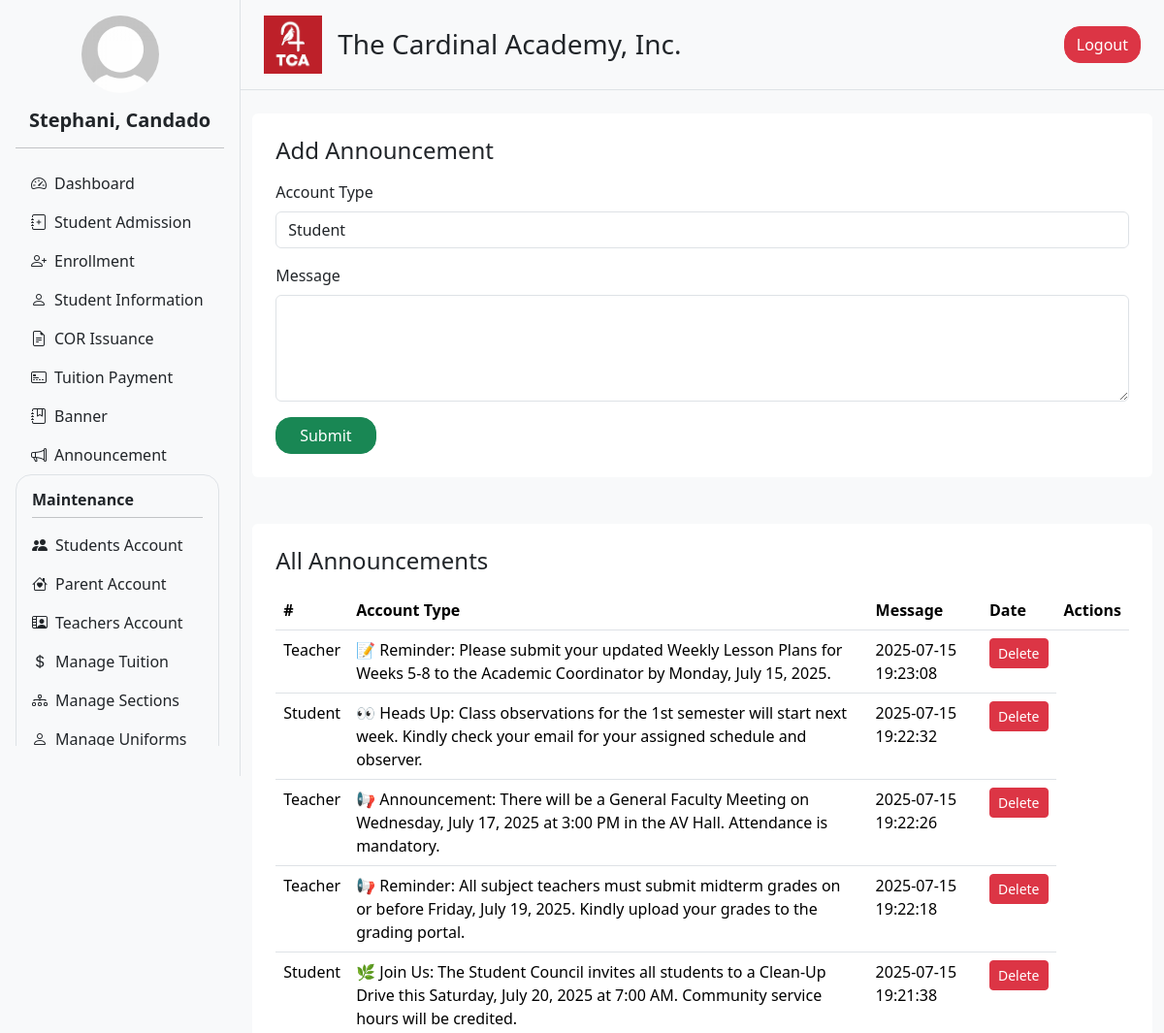
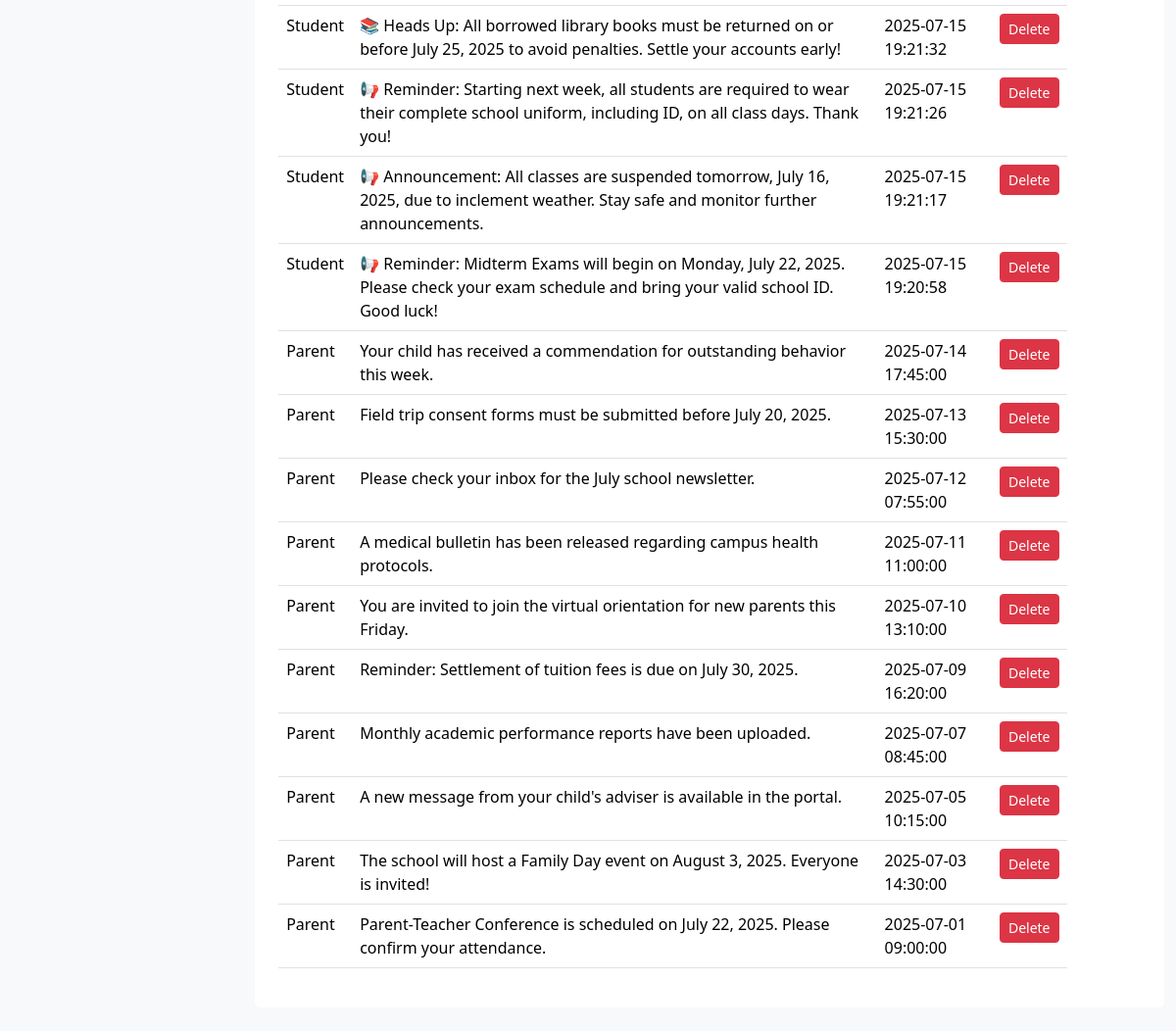
Screenshot of /admin/announcement.php (signed in) with the database file from the repository (2 pictures, top to bottom).
### tables this page shows
CREATE TABLE `notification` (
  `id` int(11) NOT NULL,
  `acc_type` varchar(100) NOT NULL,
  `message` varchar(1000) NOT NULL,
  `date` datetime NOT NULL
);

### admin/announcement.php (the view, shortened to what this page needs)
<!DOCTYPE html>
<html lang="en">
<head>
  <?php include 'header.php'; ?>
</head>
<body>
<div class="d-flex flex-row bg-light">
  <?php include 'navigation.php'; ?>
  <div class="content flex-grow-1">
    <?php include 'nav_top.php'; ?>
    <div class="container my-4">
      <div class="row g-4">
        <div class="col-12">
          <div class="rounded p-4 bg-white">
            <h4 class="mb-3">Add Announcement</h4>
            <form method="POST" action="announcement_save.php">
              <div class="mb-3">
                <label for="acc_type" class="form-label">Account Type</label>
                <select name="acc_type" id="acc_type" class="form-control" required>
                  <option value="student">Student</option>
                </select>
              </div>
              <div class="mb-3">
                <label for="message" class="form-label">Message</label>
                <textarea class="form-control" name="message" id="message" rows="4" required></textarea>
              </div>
              <button type="submit" class="btn btn-success px-4 rounded-4">Submit</button>
            </form>
          </div>
        </div>
        <div class="col-12">
          <div class="rounded p-4 bg-white mt-4">
            <h4 class="mb-3">All Announcements</h4>
            <table class="table">
              <thead>
                <tr>
                  <th>#</th>
                  <th>Account Type</th>
                  <th>Message</th>
                  <th>Date</th>
                  <th>Actions</th>
                </tr>
              </thead>
              <tbody>
                <?php
                $sql = "SELECT * FROM notification ORDER BY date DESC";
                $result = mysqli_query($conn, $sql);
                if (mysqli_num_rows($result) > 0):
                  while ($row = mysqli_fetch_assoc($result)):
                ?>
                <tr>
                  <td><?= htmlspecialchars(ucfirst($row['acc_type'])) ?></td>
                  <td><?= htmlspecialchars($row['message']) ?></td>
                  <td><?= htmlspecialchars($row['date']) ?></td>
                  <td>
                    <a href="announcement_delete.php?id=<?= $row['id'] ?>" class="btn btn-sm btn-danger" onclick="return confirm('Delete this announcement?')">Delete</a>
                  </td>
                </tr>
                <?php endwhile; else: ?>
                <tr>
                  <td colspan="5" class="text-center">No announcements found.</td>
                </tr>
                <?php endif; ?>
              </tbody>
            </table>
          </div>
        </div>
      </div>
    </div>
  </div>
</div>
</body>
</html>

### static/css/styles.css (style rules this page uses)
.content { width: 80%; }

### static/css/landing.css (style rules this page uses)
body { margin: 0; padding: 0; height: 100%; }

### rows the page displays
notification: acc_type "Teacher", message "📝 Reminder: Please submit your updated Weekly Lesson Plans for Weeks 5-8 to the Academic Coordinator by Monday, July 15, 2025.", date "2025-07-15 19:23:08"
notification: acc_type "Student", message "👀 Heads Up: Class observations for the 1st semester will start next week. Kindly check your email for your assigned schedule and observer.", date "2025-07-15 19:22:32"
notification: acc_type "Teacher", message "📢 Announcement: There will be a General Faculty Meeting on Wednesday, July 17, 2025 at 3:00 PM in the AV Hall. Attendance is mandatory.", date "2025-07-15 19:22:26"
notification: acc_type "Teacher", message "📢 Reminder: All subject teachers must submit midterm grades on or before Friday, July 19, 2025. Kindly upload your grades to the grading portal.", date "2025-07-15 19:22:18"
notification: acc_type "Student", message "🌿 Join Us: The Student Council invites all students to a Clean-Up Drive this Saturday, July 20, 2025 at 7:00 AM. Community service hours will be credited.", date "2025-07-15 19:21:38"
notification: acc_type "Student", message "📚 Heads Up: All borrowed library books must be returned on or before July 25, 2025 to avoid penalties. Settle your accounts early!", date "2025-07-15 19:21:32"
notification: acc_type "Student", message "📢 Reminder: Starting next week, all students are required to wear their complete school uniform, including ID, on all class days. Thank you!", date "2025-07-15 19:21:26"
notification: acc_type "Student", message "📢 Announcement: All classes are suspended tomorrow, July 16, 2025, due to inclement weather. Stay safe and monitor further announcements.", date "2025-07-15 19:21:17"
notification: acc_type "Student", message "📢 Reminder: Midterm Exams will begin on Monday, July 22, 2025. Please check your exam schedule and bring your valid school ID. Good luck!", date "2025-07-15 19:20:58"
notification: acc_type "Parent", message "Your child has received a commendation for outstanding behavior this week.", date "2025-07-14 17:45:00"
notification: acc_type "Parent", message "Field trip consent forms must be submitted before July 20, 2025.", date "2025-07-13 15:30:00"
notification: acc_type "Parent", message "Please check your inbox for the July school newsletter.", date "2025-07-12 07:55:00"
notification: acc_type "Parent", message "A medical bulletin has been released regarding campus health protocols.", date "2025-07-11 11:00:00"
notification: acc_type "Parent", message "You are invited to join the virtual orientation for new parents this Friday.", date "2025-07-10 13:10:00"
notification: acc_type "Parent", message "Reminder: Settlement of tuition fees is due on July 30, 2025.", date "2025-07-09 16:20:00"
notification: acc_type "Parent", message "Monthly academic performance reports have been uploaded.", date "2025-07-07 08:45:00"
notification: acc_type "Parent", message "A new message from your child's adviser is available in the portal.", date "2025-07-05 10:15:00"
notification: acc_type "Parent", message "The school will host a Family Day event on August 3, 2025. Everyone is invited!", date "2025-07-03 14:30:00"
notification: acc_type "Parent", message "Parent-Teacher Conference is scheduled on July 22, 2025. Please confirm your attendance.", date "2025-07-01 09:00:00"

### other values shown
$full_name "Stephani, Candado"
